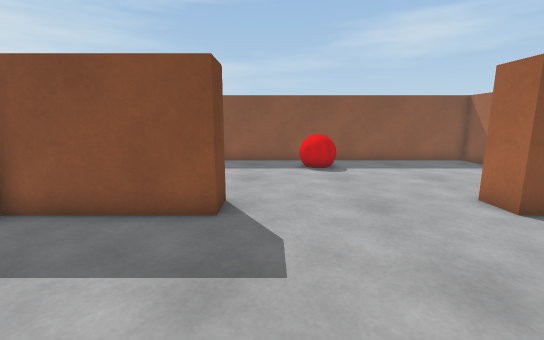
[1] (above)

12 first-person views from a walk through a Unity game level. The camera is 1.2 m above the floor, tilts 10° down and sees 90° across. Doors are open. The floor is counted in squares, 0.5 m on a side. Each view is taken from the middle of a square. On the plan, view 1 faces up. The plan holds only what a view shows up to about 18 squares ahead; the rest is blank.

[2]
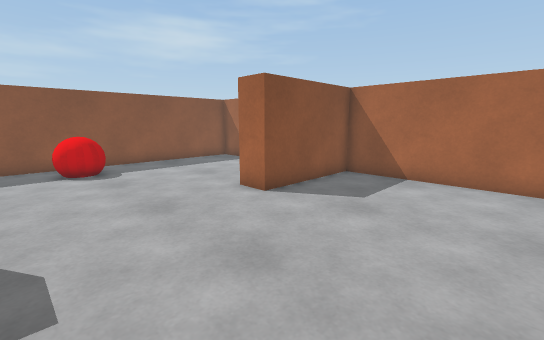

[3]
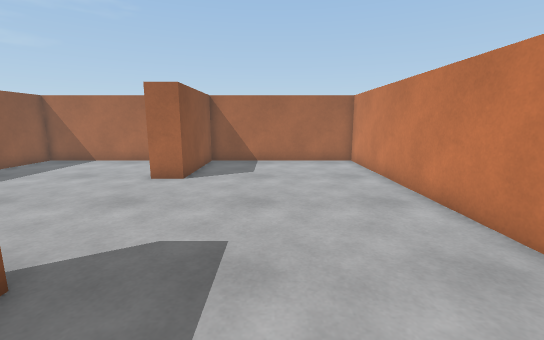

[4]
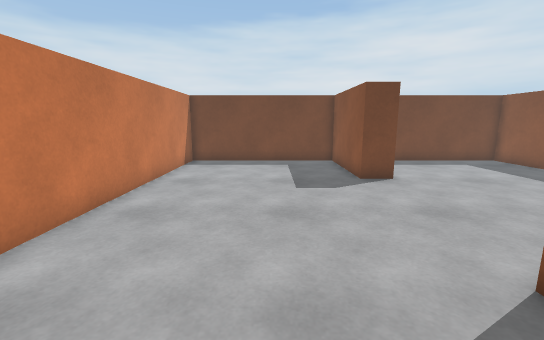

[5]
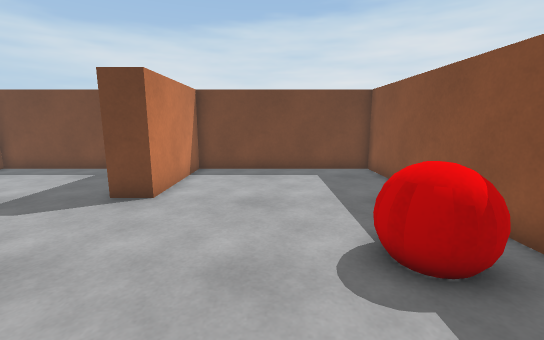

[6]
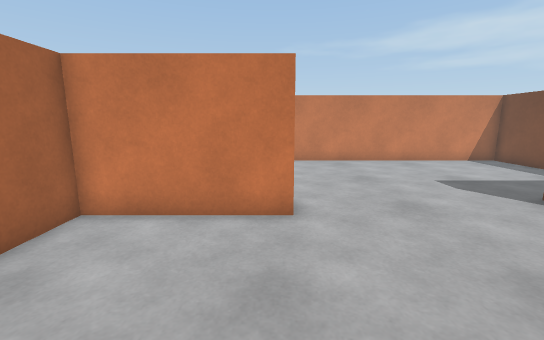

[7]
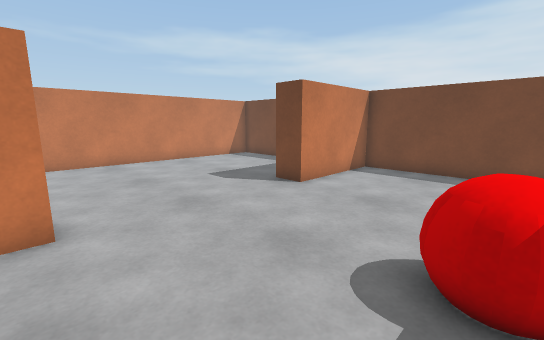

[8]
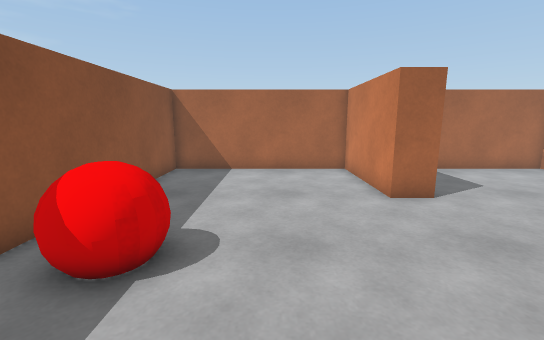

[9]
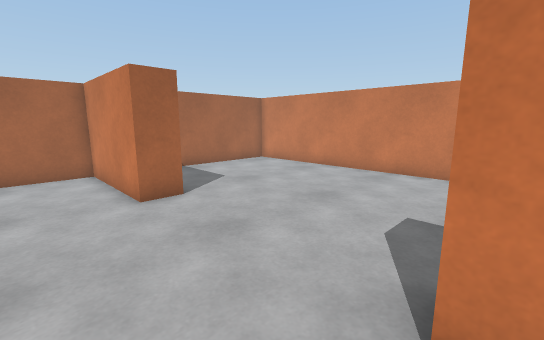

[10]
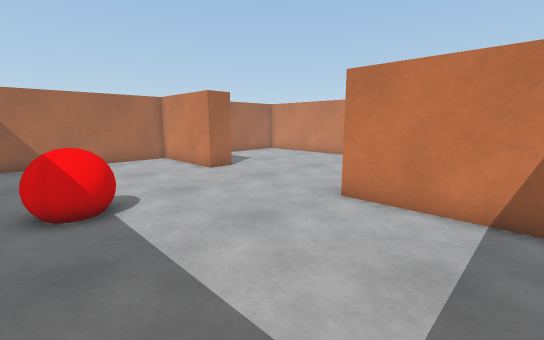

[11]
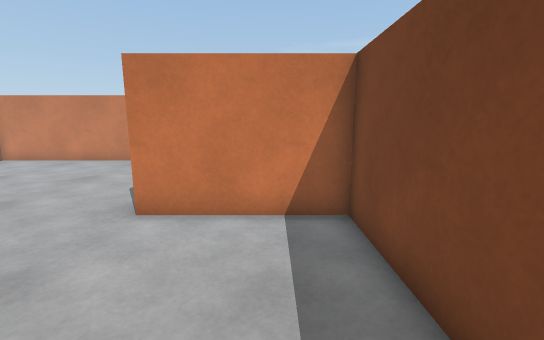

[12]
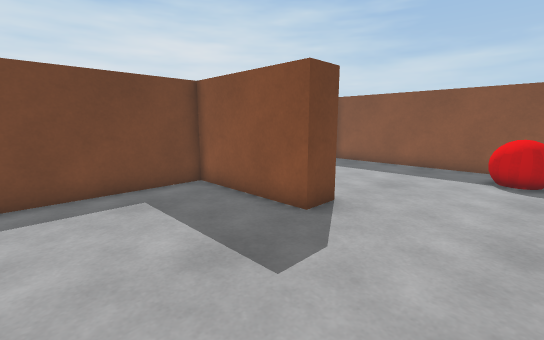

### Floor plan
Ten units are one square. View 1 is at (0, 0); x grows to the right and y downward. Boxes are objects, and circles mark ways between rooms. Rooms are numbered by the first view taken in them; rooms with no view inside come last. Other rooms are left out.
<svg viewBox="-75 -175 200 200">
<path fill="none" stroke="#000" d="M-14 -68 -70 -68 -70 20 120 20 120 -68 64 -68M64 -82 120 -82 120 -170 -70 -170 -70 -82 -14 -82"/>
<rect x="15" y="-165" width="20" height="30" fill="#bbb"><title>other object</title></rect>
<circle cx="25" cy="-75" r="3" fill="#2a7"/>
<text x="20" y="-30">1</text>
<text x="20" y="-130">2</text>
</svg>
Room 1 opens to room 2.

Where each view was taken, in squares from view 1:
view 1: 0 up, 0 right, facing up
view 2: 0 up, 0 right, facing up-right
view 3: 3 up, 5 left, facing right
view 4: 3 up, 10 right, facing left
view 5: 12 up, 7 right, facing left
view 6: 15 up, 7 right, facing down
view 7: 15 up, 7 right, facing down-left
view 8: 12 up, 2 left, facing right
view 9: 11 up, 2 left, facing down-right
view 10: 16 up, 6 left, facing down-right
view 11: 15 up, 5 left, facing down
view 12: 1 up, 3 right, facing up-left
